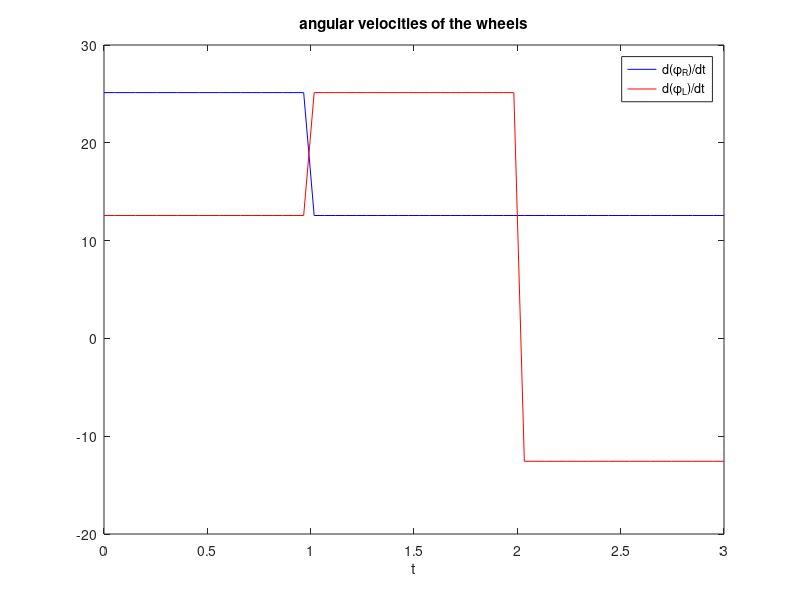
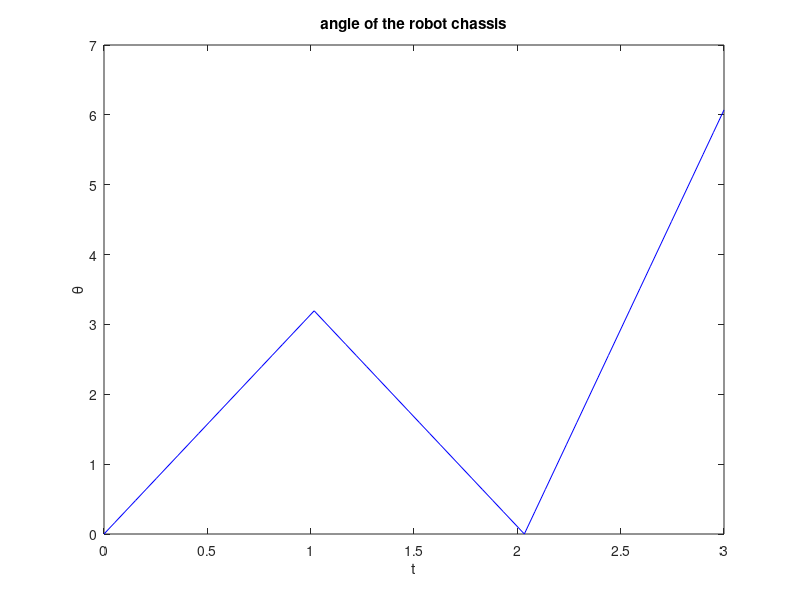
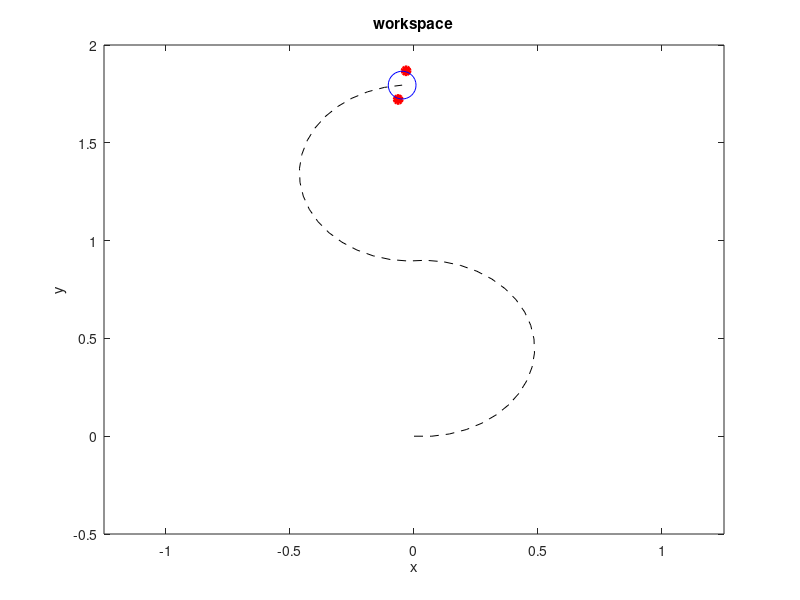

These charts were generated, in order, by the following MATLAB code:
clc;close;clear;

% parameters
rR=0.075;
rL=rR;
b=0.3/2;
tf=3;

% initial conditions
theta0=0;
x0=0;
y0=0;

% time vector and time increment
t=linspace(0,tf,60);
dt=t(2)-t(1);

% initialization and pre-allocation of pose variables
x=zeros(1,length(t));
y=zeros(1,length(t));
theta=zeros(1,length(t));
theta(1)=theta0;
x(1)=x0;
y(1)=y0;

% command signals (in RPM)
ind1=find(t<=max(t)/3);
ind2=find((t>max(t)/3)&(t<=2*max(t)/3));
ind3=find((t>2*max(t)/3)&(t<=max(t)));
vec=ones(1,length(t));
phidotR=[240*(2*pi/60)*(vec(ind1)) 120*(2*pi/60)*(vec(ind2)) 120*(2*pi/60)*(vec(ind3))];
phidotL=[120*(2*pi/60)*(vec(ind1)) 240*(2*pi/60)*(vec(ind2)) -120*(2*pi/60)*(vec(ind3))];

% update loop
for ii=2:length(t)
    J=[rR*cos(theta(ii-1))/2 rL*cos(theta(ii-1))/2;...
        rR*sin(theta(ii-1))/2 rL*sin(theta(ii-1))/2;...
        0.5*rR/b -0.5*rL/b];
    deltapose=dt*J*[phidotR(ii-1);phidotL(ii-1)];
    x(ii)=x(ii-1)+deltapose(1);
    y(ii)=y(ii-1)+deltapose(2);
    theta(ii)=theta(ii-1)+deltapose(3);
end
    
% plot and animation
figure(1);
plot(t,phidotR,'b');
hold on;
plot(t,phidotL,'r');
xlabel('t')
legend('d(\phi_{R})/dt','d(\phi_{L})/dt')
title('angular velocities of the wheels');

figure(2);
plot(t,theta,'b');
xlabel('t')
ylabel('\theta')
title('angle of the robot chassis');

figure(3);
plot(x,y,'k--');
title('workspace')
xlabel('x')
ylabel('y')
hold on;
wls=[0 0;-0.5*b 0.5*b];
wlsrot=[cos(theta(ii)) -sin(theta(ii));sin(theta(ii)) cos(theta(ii))]*wls;
h1=plot(wlsrot(1,1)+x(1),wlsrot(2,1)+y(1),'ro','LineWidth',2,'MarkerFaceColor','r');
h2=plot(wlsrot(1,2)+x(1),wlsrot(2,2)+y(1),'ro','LineWidth',2,'MarkerFaceColor','r');
h3=plot(x(1),y(1),'bo','MarkerSize',20);
axis([-1.25 1.25 -0.5 2]);

for ii=2:length(t)
    wlsrot=[cos(theta(ii)) -sin(theta(ii));sin(theta(ii)) cos(theta(ii))]*wls;
    set(h1,'XData',wlsrot(1,1)+x(ii));
    set(h1,'YData',wlsrot(2,1)+y(ii));
    set(h2,'XData',wlsrot(1,2)+x(ii));
    set(h2,'YData',wlsrot(2,2)+y(ii));
    set(h3,'XData',x(ii));
    set(h3,'YData',y(ii));
    
    drawnow;
    pause(0.1);
end